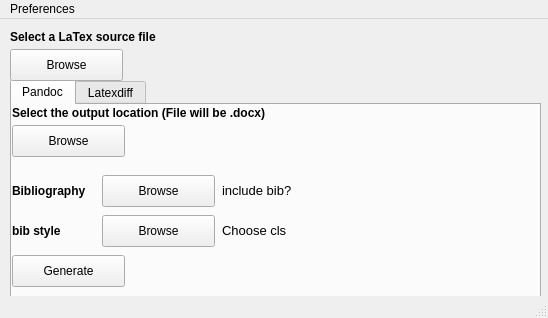
<?xml version="1.0" encoding="UTF-8"?>
<ui version="4.0">
 <class>MainWindow</class>
 <widget class="QMainWindow" name="MainWindow">
  <property name="geometry">
   <rect>
    <x>0</x>
    <y>0</y>
    <width>548</width>
    <height>318</height>
   </rect>
  </property>
  <property name="windowTitle">
   <string>Latr</string>
  </property>
  <property name="unifiedTitleAndToolBarOnMac">
   <bool>false</bool>
  </property>
  <widget class="QWidget" name="centralWidget">
   <widget class="QTabWidget" name="tabWidget">
    <property name="geometry">
     <rect>
      <x>10</x>
      <y>60</y>
      <width>531</width>
      <height>221</height>
     </rect>
    </property>
    <property name="tabPosition">
     <enum>QTabWidget::North</enum>
    </property>
    <property name="currentIndex">
     <number>0</number>
    </property>
    <widget class="QWidget" name="tabPandoc">
     <attribute name="title">
      <string>Pandoc</string>
     </attribute>
     <widget class="QLabel" name="label_2">
      <property name="geometry">
       <rect>
        <x>0</x>
        <y>0</y>
        <width>491</width>
        <height>16</height>
       </rect>
      </property>
      <property name="font">
       <font>
        <weight>75</weight>
        <bold>true</bold>
       </font>
      </property>
      <property name="text">
       <string>Select the output location (File will be .docx)</string>
      </property>
     </widget>
     <widget class="QPushButton" name="btnOutputPandoc">
      <property name="geometry">
       <rect>
        <x>0</x>
        <y>20</y>
        <width>113</width>
        <height>32</height>
       </rect>
      </property>
      <property name="text">
       <string>Browse</string>
      </property>
     </widget>
     <widget class="QLabel" name="lblOutputPandoc">
      <property name="geometry">
       <rect>
        <x>120</x>
        <y>25</y>
        <width>401</width>
        <height>21</height>
       </rect>
      </property>
      <property name="font">
       <font>
        <pointsize>11</pointsize>
       </font>
      </property>
      <property name="text">
       <string/>
      </property>
      <property name="alignment">
       <set>Qt::AlignRight|Qt::AlignTrailing|Qt::AlignVCenter</set>
      </property>
     </widget>
     <widget class="QLabel" name="label_3">
      <property name="geometry">
       <rect>
        <x>0</x>
        <y>75</y>
        <width>101</width>
        <height>21</height>
       </rect>
      </property>
      <property name="font">
       <font>
        <weight>75</weight>
        <bold>true</bold>
       </font>
      </property>
      <property name="text">
       <string>Bibliography</string>
      </property>
     </widget>
     <widget class="QPushButton" name="btnBib">
      <property name="geometry">
       <rect>
        <x>90</x>
        <y>70</y>
        <width>113</width>
        <height>32</height>
       </rect>
      </property>
      <property name="text">
       <string>Browse</string>
      </property>
     </widget>
     <widget class="QLabel" name="lblBib">
      <property name="geometry">
       <rect>
        <x>210</x>
        <y>75</y>
        <width>311</width>
        <height>21</height>
       </rect>
      </property>
      <property name="font">
       <font>
        <pointsize>10</pointsize>
       </font>
      </property>
      <property name="text">
       <string>include bib?</string>
      </property>
      <property name="alignment">
       <set>Qt::AlignLeading|Qt::AlignLeft|Qt::AlignVCenter</set>
      </property>
      <property name="wordWrap">
       <bool>true</bool>
      </property>
     </widget>
     <widget class="QLabel" name="label_4">
      <property name="geometry">
       <rect>
        <x>0</x>
        <y>116</y>
        <width>91</width>
        <height>20</height>
       </rect>
      </property>
      <property name="font">
       <font>
        <weight>75</weight>
        <bold>true</bold>
       </font>
      </property>
      <property name="text">
       <string>bib style</string>
      </property>
     </widget>
     <widget class="QPushButton" name="btnCSL">
      <property name="geometry">
       <rect>
        <x>90</x>
        <y>110</y>
        <width>113</width>
        <height>32</height>
       </rect>
      </property>
      <property name="text">
       <string>Browse</string>
      </property>
     </widget>
     <widget class="QLabel" name="lblCSL">
      <property name="geometry">
       <rect>
        <x>210</x>
        <y>115</y>
        <width>311</width>
        <height>21</height>
       </rect>
      </property>
      <property name="font">
       <font>
        <pointsize>10</pointsize>
       </font>
      </property>
      <property name="text">
       <string>Choose cls</string>
      </property>
     </widget>
     <widget class="QPushButton" name="btnGeneratePandoc">
      <property name="geometry">
       <rect>
        <x>0</x>
        <y>150</y>
        <width>113</width>
        <height>32</height>
       </rect>
      </property>
      <property name="text">
       <string>Generate</string>
      </property>
     </widget>
    </widget>
    <widget class="QWidget" name="tabLatexdiff">
     <attribute name="title">
      <string>Latexdiff</string>
     </attribute>
     <widget class="QLabel" name="label_5">
      <property name="geometry">
       <rect>
        <x>-1</x>
        <y>0</y>
        <width>511</width>
        <height>21</height>
       </rect>
      </property>
      <property name="font">
       <font>
        <weight>75</weight>
        <bold>true</bold>
       </font>
      </property>
      <property name="text">
       <string>Select a previous LaTex source</string>
      </property>
     </widget>
     <widget class="QPushButton" name="btnPrevious">
      <property name="geometry">
       <rect>
        <x>0</x>
        <y>20</y>
        <width>113</width>
        <height>32</height>
       </rect>
      </property>
      <property name="text">
       <string>Browse</string>
      </property>
     </widget>
     <widget class="QLabel" name="lblPrevious">
      <property name="geometry">
       <rect>
        <x>120</x>
        <y>25</y>
        <width>401</width>
        <height>21</height>
       </rect>
      </property>
      <property name="font">
       <font>
        <pointsize>11</pointsize>
       </font>
      </property>
      <property name="text">
       <string/>
      </property>
      <property name="alignment">
       <set>Qt::AlignRight|Qt::AlignTrailing|Qt::AlignVCenter</set>
      </property>
     </widget>
     <widget class="QLabel" name="label_6">
      <property name="geometry">
       <rect>
        <x>0</x>
        <y>60</y>
        <width>491</width>
        <height>16</height>
       </rect>
      </property>
      <property name="font">
       <font>
        <weight>75</weight>
        <bold>true</bold>
       </font>
      </property>
      <property name="text">
       <string>Select the output location</string>
      </property>
     </widget>
     <widget class="QPushButton" name="btnGenerateDiff">
      <property name="geometry">
       <rect>
        <x>0</x>
        <y>150</y>
        <width>113</width>
        <height>32</height>
       </rect>
      </property>
      <property name="text">
       <string>Generate</string>
      </property>
     </widget>
     <widget class="QPushButton" name="btnDiffOutput">
      <property name="geometry">
       <rect>
        <x>0</x>
        <y>80</y>
        <width>113</width>
        <height>32</height>
       </rect>
      </property>
      <property name="text">
       <string>Browse</string>
      </property>
     </widget>
     <widget class="QLabel" name="lblOutputDiff">
      <property name="geometry">
       <rect>
        <x>130</x>
        <y>80</y>
        <width>391</width>
        <height>21</height>
       </rect>
      </property>
      <property name="font">
       <font>
        <pointsize>11</pointsize>
       </font>
      </property>
      <property name="text">
       <string/>
      </property>
      <property name="alignment">
       <set>Qt::AlignRight|Qt::AlignTrailing|Qt::AlignVCenter</set>
      </property>
     </widget>
    </widget>
   </widget>
   <widget class="QLabel" name="label">
    <property name="geometry">
     <rect>
      <x>10</x>
      <y>10</y>
      <width>521</width>
      <height>16</height>
     </rect>
    </property>
    <property name="font">
     <font>
      <weight>75</weight>
      <bold>true</bold>
     </font>
    </property>
    <property name="text">
     <string>Select a LaTex source file</string>
    </property>
   </widget>
   <widget class="QLabel" name="sourceLabel">
    <property name="geometry">
     <rect>
      <x>130</x>
      <y>36</y>
      <width>401</width>
      <height>20</height>
     </rect>
    </property>
    <property name="font">
     <font>
      <pointsize>11</pointsize>
     </font>
    </property>
    <property name="text">
     <string/>
    </property>
    <property name="alignment">
     <set>Qt::AlignRight|Qt::AlignTrailing|Qt::AlignVCenter</set>
    </property>
   </widget>
   <widget class="QPushButton" name="btnLatexSouorce">
    <property name="geometry">
     <rect>
      <x>10</x>
      <y>30</y>
      <width>113</width>
      <height>32</height>
     </rect>
    </property>
    <property name="text">
     <string>Browse</string>
    </property>
   </widget>
  </widget>
  <widget class="QMenuBar" name="menuBar">
   <property name="geometry">
    <rect>
     <x>0</x>
     <y>0</y>
     <width>548</width>
     <height>22</height>
    </rect>
   </property>
   <widget class="QMenu" name="menuPreferences">
    <property name="title">
     <string>Preferences</string>
    </property>
    <addaction name="actionSettings"/>
   </widget>
   <addaction name="menuPreferences"/>
  </widget>
  <widget class="QStatusBar" name="statusBar"/>
  <action name="actionBlah">
   <property name="text">
    <string>Blah</string>
   </property>
  </action>
  <action name="actionSettings">
   <property name="text">
    <string>Settings</string>
   </property>
   <property name="iconVisibleInMenu">
    <bool>false</bool>
   </property>
  </action>
 </widget>
 <layoutdefault spacing="6" margin="11"/>
 <resources/>
 <connections/>
</ui>
